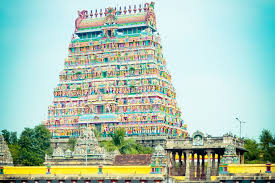
#> input picture 1.png, 275 x 183 px, given in place of the camera
$ jupyter execute practice_session.ipynb   (shell and % lines are left out)
#> lines starting #> are read from the running program, lines starting #| are printed output that depends on the picture; after the words box and inside, x2 and y2 are one past the last pixel; in counts of white or black regions, pixels touching at a corner belong together
[cell 1]
import cv2

# For USB webcam (index 0 = first camera)
cap = cv2.VideoCapture(0)


while True:
    ret, frame = cap.read()
#> frame is the input picture: shape (183, 275, 3); mean B, G, R 179.3, 195.8, 169.6
    if not ret:
        break

    cv2.imshow("Camera Stream", frame)

    if cv2.waitKey(1) & 0xFF == ord("q"):
#> (key q is pressed here)
        break

cap.release()
cv2.destroyAllWindows()

[cell 2]
import cv2
print(cv2.__version__)

[cell 3]
import cv2

# Read image
img = cv2.imread(r"C:\Users\DELL\OneDrive\springboard\dummy_salary_slip.png")
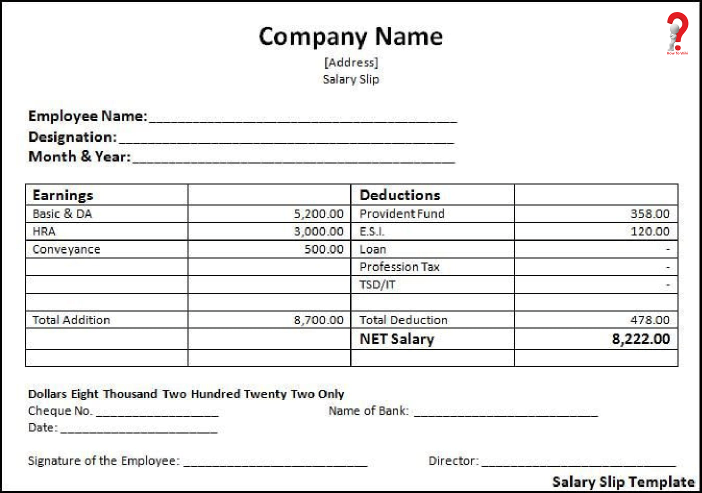
#> input picture practice_code/dummy_salary_slip.png, 1403 x 986 px, found by its file name (shown at 1/2 size)
#> img is the input picture: shape (986, 1403, 3); mean B, G, R 236.4, 236.6, 236.6

if img is None:
    print("Error: Could not read image.")
else:
    # Flip vertically (0), horizontally (1), or both (-1)
    flip_vertical = cv2.flip(img, 0) #0 is for vertical flip
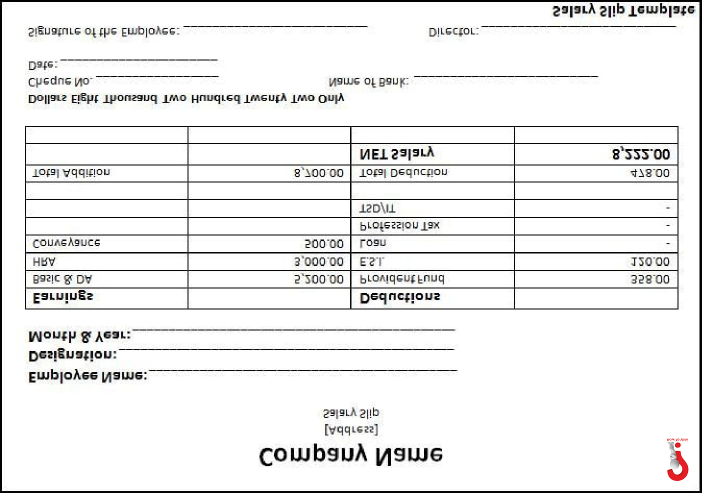
#> flip_vertical: shape (986, 1403, 3) (shown at 1/2 size); mean B, G, R 236.4, 236.6, 236.6
    flip_horizontal = cv2.flip(img, 1) #1 for horizontal flip
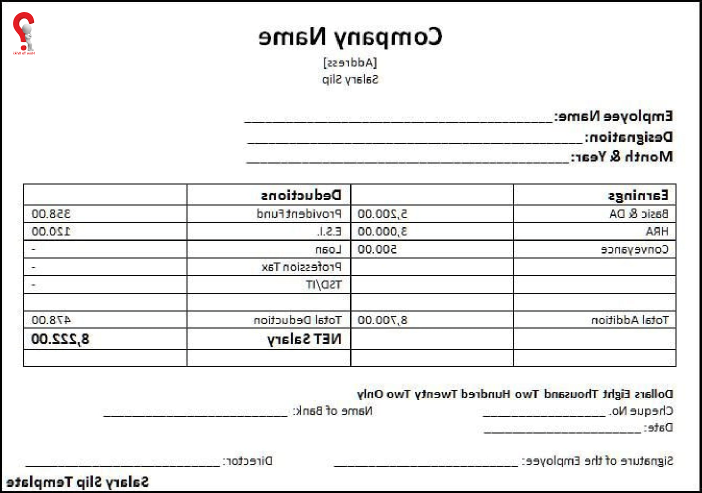
#> flip_horizontal: shape (986, 1403, 3) (shown at 1/2 size); mean B, G, R 236.4, 236.6, 236.6
    flip_both = cv2.flip(img, -1) #-1 for both
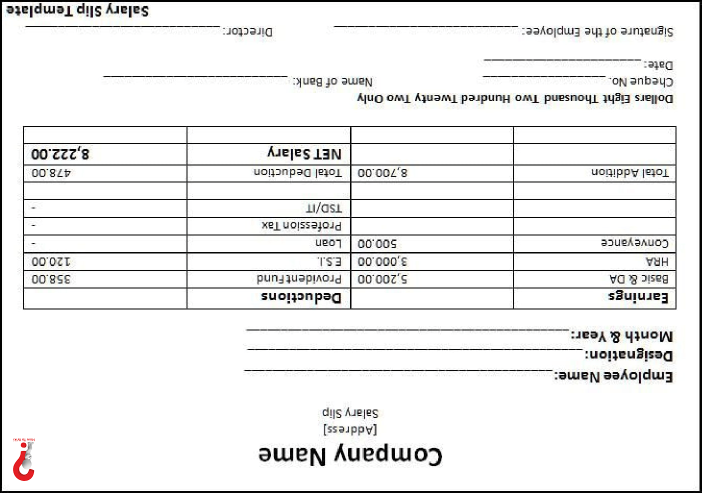
#> flip_both: shape (986, 1403, 3) (shown at 1/2 size); mean B, G, R 236.4, 236.6, 236.6

    # Show results
    cv2.imshow("Original", img)
    cv2.imshow("Flipped Vertically", flip_vertical)
    cv2.imshow("Flipped Horizontally", flip_horizontal)
    cv2.imshow("Flipped Both", flip_both)

    cv2.waitKey(0)
    cv2.destroyAllWindows()

[cell 4]
import cv2

# Load an imageC:\Users\DELL\OneDrive\springboard\dummy_salary_slip.png
img = cv2.imread(r"C:\Users\DELL\OneDrive\springboard\dummy_salary_slip.png")   # Replace with your file path

# Check if the image loaded correctly
if img is None:
    print("Error: Could not read image.")
    exit()

# Resize image (width=300, height=300)
resized = cv2.resize(img, (300, 300))
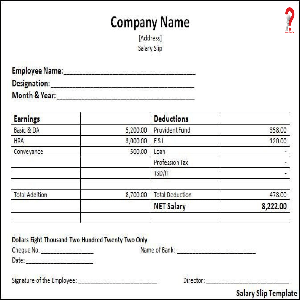
#> resized: shape (300, 300, 3); mean B, G, R 236.4, 236.6, 236.7

# Show both
cv2.imshow("Original", img)
cv2.imshow("Resized", resized)

# Wait for a key press
cv2.waitKey(0)
cv2.destroyAllWindows()

# Optional: Save the resized image
cv2.imwrite("resized_output.jpg", resized)
#> Out = True

[cell 5]
import cv2

# Load an image
img = cv2.imread(r"C:\Users\DELL\OneDrive\springboard\dummy_salary_slip.png")   # Replace with your file path

# Check if image loaded correctly
if img is None:
    print("Error: Could not read image.")
    exit()

# Convert to grayscale
gray = cv2.cvtColor(img, cv2.COLOR_BGR2GRAY)

# Show both
cv2.imshow("Original", img)
cv2.imshow("Grayscale", gray)

# Wait until a key is pressed
cv2.waitKey(0)
cv2.destroyAllWindows()

# Optional: Save grayscale image
cv2.imwrite("grayscale_output.jpg", gray)
#> Out = True

[cell 6]
import cv2

# Load an image
img = cv2.imread(r"C:\Users\DELL\OneDrive\springboard\dummy_salary_slip.png")   # Replace with your file path

# Check if image loaded correctly
if img is None:
    print("Error: Could not read image.")
    exit()

# Apply Gaussian Blur (15x15 kernel) mostly prefer odd number
#as kernel size. More the size of kernel more stronger blur
#less the no of size less stronger the kernel
blur = cv2.GaussianBlur(img, (15, 15), 0)
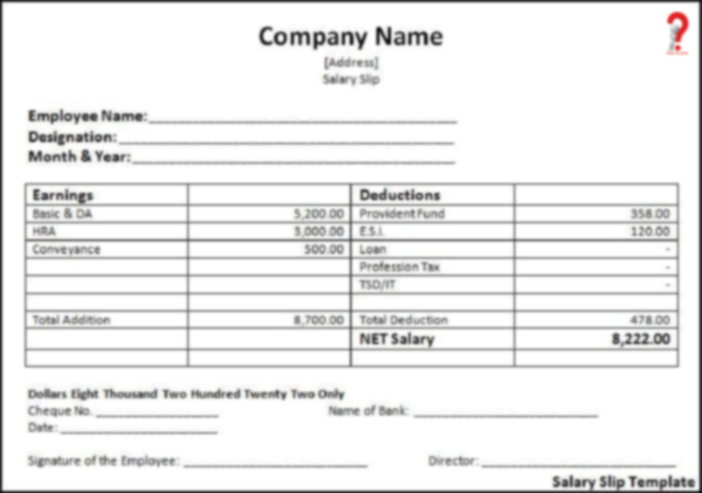
#> blur: shape (986, 1403, 3) (shown at 1/2 size); mean B, G, R 236.4, 236.6, 236.7

# Show both
cv2.imshow("Original", img)
cv2.imshow("Blurred", blur)

# Wait for key press
cv2.waitKey(0)
cv2.destroyAllWindows()

# Optional: Save the blurred image
cv2.imwrite("blurred_output.jpg", blur)
#> Out = True

[cell 7]
#CODE 8

import cv2
import numpy as np

img = np.zeros((500, 500, 3), dtype="uint8")

# Draw shapes
cv2.line(img, (0, 0), (500, 500), (255, 0, 0), 5)
cv2.rectangle(img, (50, 50), (200, 200), (0, 255, 0), 3)
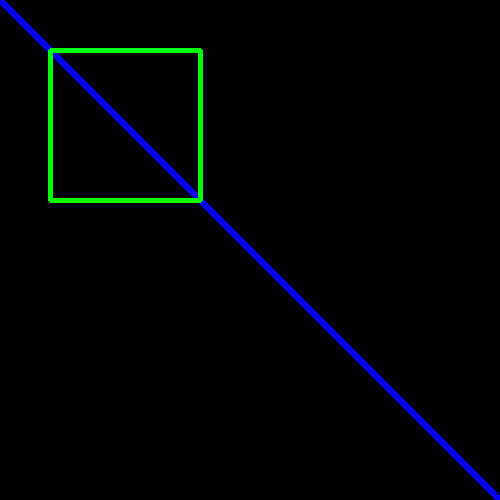
#> img: shape (500, 500, 3); mean B, G, R 4.5, 3, 0
cv2.circle(img, (300, 300), 80, (0, 0, 255), -1)

# Add text
cv2.putText(img, r"C:\Users\DELL\OneDrive\springboard\dummy_salary_slip.png", (50, 400), cv2.FONT_HERSHEY_SIMPLEX, 1, (255, 255, 255), 2)
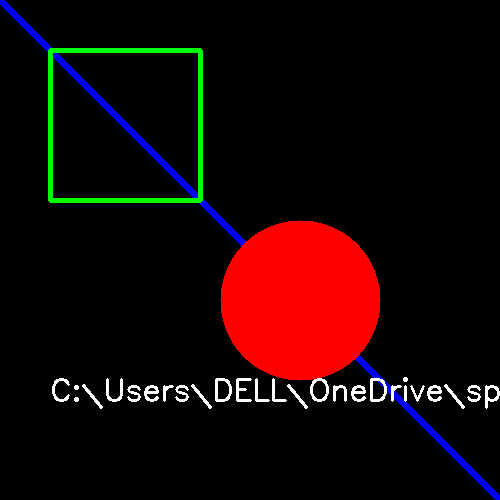
#> img: shape (500, 500, 3); mean B, G, R 6.5, 6.1, 23.6

cv2.imshow("Shapes and Text", img)
cv2.waitKey(0)
cv2.destroyAllWindows()

[cell 8]
#CODE 9

import cv2

img = cv2.imread(r"C:\Users\DELL\OneDrive\springboard\dummy_salary_slip.png", 0)  # Load in grayscale
#> img: shape (986, 1403); min 0, max 255, mean 236.5

_, thresh = cv2.threshold(img, 127, 255, cv2.THRESH_BINARY)
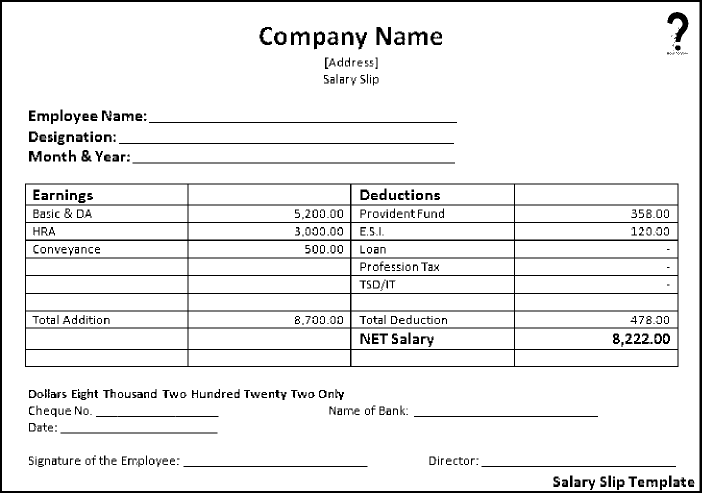
#> thresh: shape (986, 1403) (shown at 1/2 size); 93.1% white; 477 black regions (117 under 20 px), largest, box (x1, y1, x2, y2) and area: (50, 367, 1357, 734) 33845, (0, 0, 1403, 986) 19048, (238, 286, 908, 288) 1340

cv2.imshow("Original", img)
cv2.imshow("Thresholded", thresh)
cv2.waitKey(0)
cv2.destroyAllWindows()

[cell 9]
#CODE 9

import cv2

img = cv2.imread(r"C:\Users\DELL\OneDrive\springboard\dummy_salary_slip.png", 0)  # Load in grayscale

_, thresh = cv2.threshold(img, 127, 255, cv2.THRESH_BINARY)

cv2.imshow("Original", img)
cv2.imshow("Thresholded", thresh)
cv2.waitKey(0)
cv2.destroyAllWindows()

[cell 10]
#CODE 10

import cv2

img = cv2.imread(r"C:\Users\DELL\OneDrive\springboard\dummy_salary_slip.png", 0)

edges = cv2.Canny(img, 100, 200)
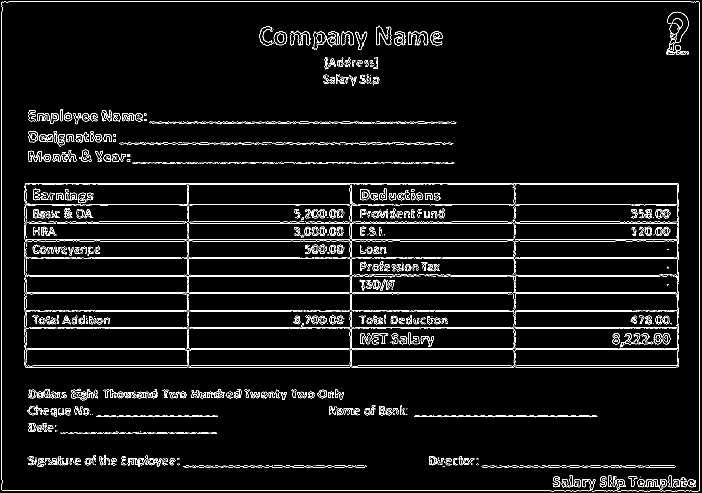
#> edges: shape (986, 1403) (shown at 1/2 size); 4.7% white in thin lines or dots

cv2.imshow("Edges", edges)
cv2.waitKey(0)
cv2.destroyAllWindows()
